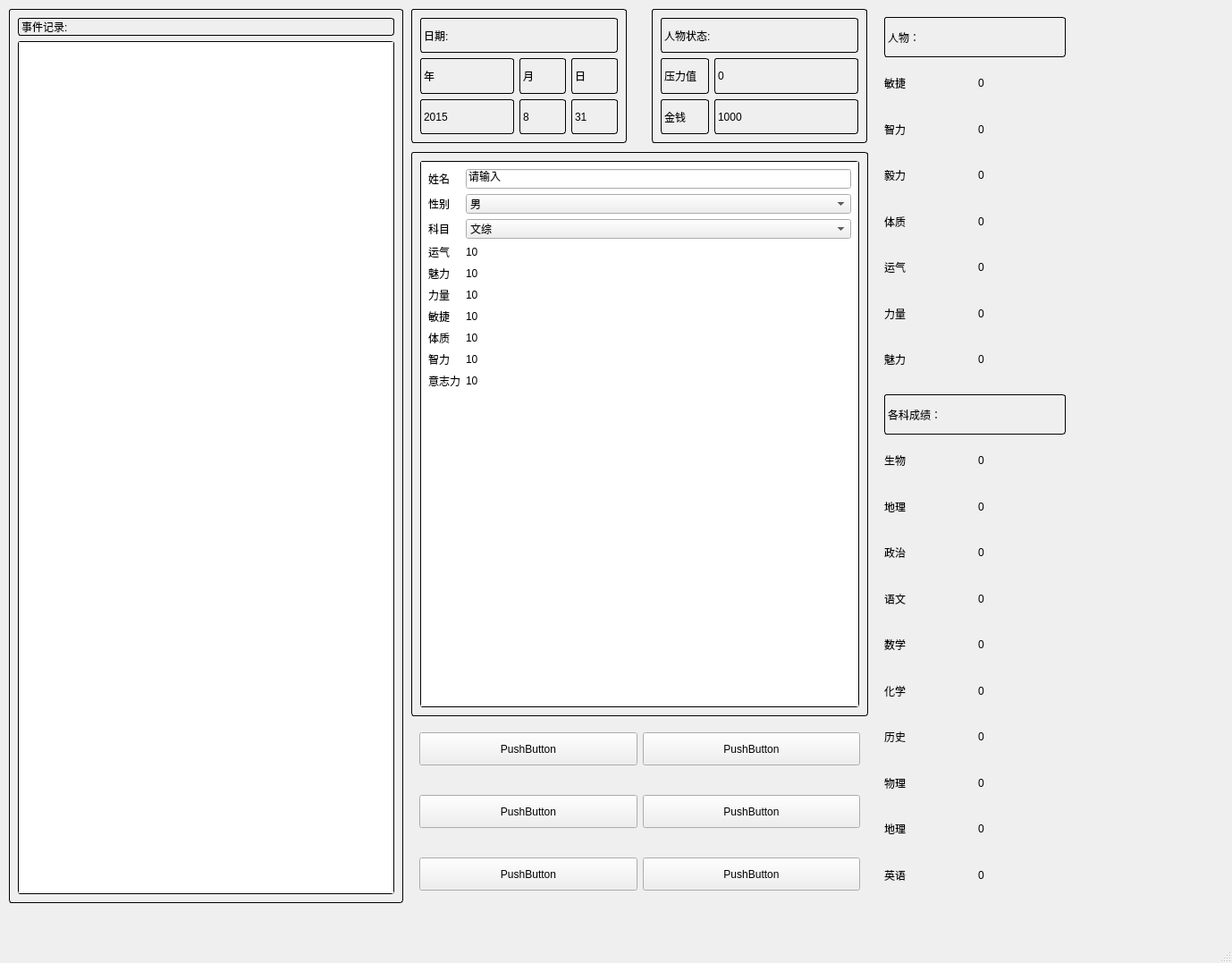
<?xml version="1.0" encoding="UTF-8"?>
<ui version="4.0">
 <class>MainWindow</class>
 <widget class="QMainWindow" name="MainWindow">
  <property name="geometry">
   <rect>
    <x>0</x>
    <y>0</y>
    <width>1378</width>
    <height>1077</height>
   </rect>
  </property>
  <property name="windowTitle">
   <string>MainWindow</string>
  </property>
  <widget class="QWidget" name="centralwidget">
   <widget class="QFrame" name="eventFrame">
    <property name="geometry">
     <rect>
      <x>10</x>
      <y>10</y>
      <width>441</width>
      <height>1000</height>
     </rect>
    </property>
    <property name="styleSheet">
     <string notr="true">font: 12pt &quot;Arial&quot;;
border-width: 1;
border-style: solid;
border-radius: 3;</string>
    </property>
    <layout class="QVBoxLayout" name="verticalLayout">
     <item>
      <widget class="QLabel" name="label_59">
       <property name="sizePolicy">
        <sizepolicy hsizetype="Preferred" vsizetype="Fixed">
         <horstretch>0</horstretch>
         <verstretch>0</verstretch>
        </sizepolicy>
       </property>
       <property name="text">
        <string>事件记录:</string>
       </property>
      </widget>
     </item>
     <item>
      <widget class="QPlainTextEdit" name="pastEventLog"/>
     </item>
    </layout>
   </widget>
   <widget class="QFrame" name="dateFrame">
    <property name="geometry">
     <rect>
      <x>460</x>
      <y>10</y>
      <width>241</width>
      <height>150</height>
     </rect>
    </property>
    <property name="styleSheet">
     <string notr="true">font: 12pt &quot;Arial&quot;;
border-width: 1;
border-style: solid;
border-radius: 3;</string>
    </property>
    <layout class="QGridLayout" name="gridLayout_2">
     <item row="1" column="0">
      <widget class="QLabel" name="label_7">
       <property name="sizePolicy">
        <sizepolicy hsizetype="Preferred" vsizetype="Preferred">
         <horstretch>2</horstretch>
         <verstretch>0</verstretch>
        </sizepolicy>
       </property>
       <property name="text">
        <string>年</string>
       </property>
      </widget>
     </item>
     <item row="1" column="2">
      <widget class="QLabel" name="label_9">
       <property name="sizePolicy">
        <sizepolicy hsizetype="Preferred" vsizetype="Preferred">
         <horstretch>1</horstretch>
         <verstretch>0</verstretch>
        </sizepolicy>
       </property>
       <property name="text">
        <string>日</string>
       </property>
      </widget>
     </item>
     <item row="1" column="1">
      <widget class="QLabel" name="label_8">
       <property name="sizePolicy">
        <sizepolicy hsizetype="Preferred" vsizetype="Preferred">
         <horstretch>1</horstretch>
         <verstretch>0</verstretch>
        </sizepolicy>
       </property>
       <property name="text">
        <string>月</string>
       </property>
      </widget>
     </item>
     <item row="2" column="1">
      <widget class="QLabel" name="display_month">
       <property name="sizePolicy">
        <sizepolicy hsizetype="Preferred" vsizetype="Preferred">
         <horstretch>1</horstretch>
         <verstretch>0</verstretch>
        </sizepolicy>
       </property>
       <property name="text">
        <string>8</string>
       </property>
      </widget>
     </item>
     <item row="2" column="0">
      <widget class="QLabel" name="display_year">
       <property name="sizePolicy">
        <sizepolicy hsizetype="Preferred" vsizetype="Preferred">
         <horstretch>2</horstretch>
         <verstretch>0</verstretch>
        </sizepolicy>
       </property>
       <property name="text">
        <string>2015</string>
       </property>
      </widget>
     </item>
     <item row="2" column="2">
      <widget class="QLabel" name="display_day">
       <property name="sizePolicy">
        <sizepolicy hsizetype="Preferred" vsizetype="Preferred">
         <horstretch>1</horstretch>
         <verstretch>0</verstretch>
        </sizepolicy>
       </property>
       <property name="text">
        <string>31</string>
       </property>
      </widget>
     </item>
     <item row="0" column="0" colspan="3">
      <widget class="QLabel" name="label_6">
       <property name="text">
        <string>日期:</string>
       </property>
      </widget>
     </item>
    </layout>
   </widget>
   <widget class="QFrame" name="player_frame">
    <property name="geometry">
     <rect>
      <x>980</x>
      <y>10</y>
      <width>221</width>
      <height>1000</height>
     </rect>
    </property>
    <property name="styleSheet">
     <string notr="true">font: 12pt &quot;Arial&quot;;
</string>
    </property>
    <layout class="QVBoxLayout" name="verticalLayout_2">
     <item>
      <widget class="QLabel" name="label_27">
       <property name="styleSheet">
        <string notr="true">font: 12pt &quot;Arial&quot;;
border-width: 1;
border-style: solid;
border-radius: 3;</string>
       </property>
       <property name="text">
        <string>人物：</string>
       </property>
      </widget>
     </item>
     <item>
      <layout class="QHBoxLayout" name="horizontalLayout_4">
       <item>
        <widget class="QLabel" name="label_19">
         <property name="text">
          <string>敏捷</string>
         </property>
        </widget>
       </item>
       <item>
        <widget class="QLabel" name="dexterity">
         <property name="text">
          <string>0</string>
         </property>
        </widget>
       </item>
      </layout>
     </item>
     <item>
      <layout class="QHBoxLayout" name="horizontalLayout_6">
       <item>
        <widget class="QLabel" name="label_23">
         <property name="text">
          <string>智力</string>
         </property>
        </widget>
       </item>
       <item>
        <widget class="QLabel" name="intelligence">
         <property name="text">
          <string>0</string>
         </property>
        </widget>
       </item>
      </layout>
     </item>
     <item>
      <layout class="QHBoxLayout" name="horizontalLayout_7">
       <item>
        <widget class="QLabel" name="label_25">
         <property name="text">
          <string>毅力</string>
         </property>
        </widget>
       </item>
       <item>
        <widget class="QLabel" name="willpower">
         <property name="text">
          <string>0</string>
         </property>
        </widget>
       </item>
      </layout>
     </item>
     <item>
      <layout class="QHBoxLayout" name="horizontalLayout_5">
       <item>
        <widget class="QLabel" name="label_21">
         <property name="text">
          <string>体质</string>
         </property>
        </widget>
       </item>
       <item>
        <widget class="QLabel" name="constitution">
         <property name="text">
          <string>0</string>
         </property>
        </widget>
       </item>
      </layout>
     </item>
     <item>
      <layout class="QHBoxLayout" name="horizontalLayout">
       <item>
        <widget class="QLabel" name="label_13">
         <property name="text">
          <string>运气</string>
         </property>
        </widget>
       </item>
       <item>
        <widget class="QLabel" name="luck">
         <property name="text">
          <string>0</string>
         </property>
        </widget>
       </item>
      </layout>
     </item>
     <item>
      <layout class="QHBoxLayout" name="horizontalLayout_3">
       <item>
        <widget class="QLabel" name="label_17">
         <property name="text">
          <string>力量</string>
         </property>
        </widget>
       </item>
       <item>
        <widget class="QLabel" name="strength">
         <property name="text">
          <string>0</string>
         </property>
        </widget>
       </item>
      </layout>
     </item>
     <item>
      <layout class="QHBoxLayout" name="horizontalLayout_2">
       <item>
        <widget class="QLabel" name="label_15">
         <property name="text">
          <string>魅力</string>
         </property>
        </widget>
       </item>
       <item>
        <widget class="QLabel" name="charm">
         <property name="text">
          <string>0</string>
         </property>
        </widget>
       </item>
      </layout>
     </item>
     <item>
      <spacer name="verticalSpacer">
       <property name="orientation">
        <enum>Qt::Vertical</enum>
       </property>
       <property name="sizeType">
        <enum>QSizePolicy::Fixed</enum>
       </property>
       <property name="sizeHint" stdset="0">
        <size>
         <width>20</width>
         <height>10</height>
        </size>
       </property>
      </spacer>
     </item>
     <item>
      <widget class="QLabel" name="label_48">
       <property name="styleSheet">
        <string notr="true">font: 12pt &quot;Arial&quot;;
border-width: 1;
border-style: solid;
border-radius: 3;</string>
       </property>
       <property name="text">
        <string>各科成绩：</string>
       </property>
      </widget>
     </item>
     <item>
      <layout class="QHBoxLayout" name="horizontalLayout_17">
       <item>
        <widget class="QLabel" name="label_46">
         <property name="text">
          <string>生物</string>
         </property>
        </widget>
       </item>
       <item>
        <widget class="QLabel" name="biology">
         <property name="text">
          <string>0</string>
         </property>
        </widget>
       </item>
      </layout>
     </item>
     <item>
      <layout class="QHBoxLayout" name="horizontalLayout_13">
       <item>
        <widget class="QLabel" name="label_38">
         <property name="text">
          <string>地理</string>
         </property>
        </widget>
       </item>
       <item>
        <widget class="QLabel" name="geography">
         <property name="text">
          <string>0</string>
         </property>
        </widget>
       </item>
      </layout>
     </item>
     <item>
      <layout class="QHBoxLayout" name="horizontalLayout_11">
       <item>
        <widget class="QLabel" name="label_34">
         <property name="text">
          <string>政治</string>
         </property>
        </widget>
       </item>
       <item>
        <widget class="QLabel" name="political">
         <property name="text">
          <string>0</string>
         </property>
        </widget>
       </item>
      </layout>
     </item>
     <item>
      <layout class="QHBoxLayout" name="horizontalLayout_8">
       <item>
        <widget class="QLabel" name="label_28">
         <property name="text">
          <string>语文</string>
         </property>
        </widget>
       </item>
       <item>
        <widget class="QLabel" name="chinese">
         <property name="text">
          <string>0</string>
         </property>
        </widget>
       </item>
      </layout>
     </item>
     <item>
      <layout class="QHBoxLayout" name="horizontalLayout_9">
       <item>
        <widget class="QLabel" name="label_30">
         <property name="text">
          <string>数学</string>
         </property>
        </widget>
       </item>
       <item>
        <widget class="QLabel" name="math">
         <property name="text">
          <string>0</string>
         </property>
        </widget>
       </item>
      </layout>
     </item>
     <item>
      <layout class="QHBoxLayout" name="horizontalLayout_16">
       <item>
        <widget class="QLabel" name="label_44">
         <property name="text">
          <string>化学</string>
         </property>
        </widget>
       </item>
       <item>
        <widget class="QLabel" name="chemistry">
         <property name="text">
          <string>0</string>
         </property>
        </widget>
       </item>
      </layout>
     </item>
     <item>
      <layout class="QHBoxLayout" name="horizontalLayout_12">
       <item>
        <widget class="QLabel" name="label_36">
         <property name="text">
          <string>历史</string>
         </property>
        </widget>
       </item>
       <item>
        <widget class="QLabel" name="history">
         <property name="text">
          <string>0</string>
         </property>
        </widget>
       </item>
      </layout>
     </item>
     <item>
      <layout class="QHBoxLayout" name="horizontalLayout_15">
       <item>
        <widget class="QLabel" name="label_42">
         <property name="text">
          <string>物理</string>
         </property>
        </widget>
       </item>
       <item>
        <widget class="QLabel" name="physics">
         <property name="text">
          <string>0</string>
         </property>
        </widget>
       </item>
      </layout>
     </item>
     <item>
      <layout class="QHBoxLayout" name="horizontalLayout_14">
       <item>
        <widget class="QLabel" name="label_40">
         <property name="text">
          <string>地理</string>
         </property>
        </widget>
       </item>
       <item>
        <widget class="QLabel" name="label_41">
         <property name="text">
          <string>0</string>
         </property>
        </widget>
       </item>
      </layout>
     </item>
     <item>
      <layout class="QHBoxLayout" name="horizontalLayout_10">
       <item>
        <widget class="QLabel" name="label_32">
         <property name="text">
          <string>英语</string>
         </property>
        </widget>
       </item>
       <item>
        <widget class="QLabel" name="english">
         <property name="text">
          <string>0</string>
         </property>
        </widget>
       </item>
      </layout>
     </item>
    </layout>
   </widget>
   <widget class="QFrame" name="storyFrame">
    <property name="geometry">
     <rect>
      <x>460</x>
      <y>170</y>
      <width>511</width>
      <height>631</height>
     </rect>
    </property>
    <property name="styleSheet">
     <string notr="true">font: 12pt &quot;Arial&quot;;
border-width: 1;
border-style: solid;
border-radius: 3;</string>
    </property>
    <layout class="QVBoxLayout" name="verticalLayout_3">
     <item>
      <widget class="QPlainTextEdit" name="storyBox"/>
     </item>
    </layout>
   </widget>
   <widget class="QFrame" name="statusFrame">
    <property name="geometry">
     <rect>
      <x>729</x>
      <y>10</y>
      <width>241</width>
      <height>150</height>
     </rect>
    </property>
    <property name="styleSheet">
     <string notr="true">font: 12pt &quot;Arial&quot;;
border-width: 1;
border-style: solid;
border-radius: 3;</string>
    </property>
    <layout class="QGridLayout" name="gridLayout">
     <item row="2" column="0">
      <widget class="QLabel" name="label_4">
       <property name="sizePolicy">
        <sizepolicy hsizetype="Preferred" vsizetype="Preferred">
         <horstretch>1</horstretch>
         <verstretch>0</verstretch>
        </sizepolicy>
       </property>
       <property name="text">
        <string>金钱</string>
       </property>
      </widget>
     </item>
     <item row="1" column="1">
      <widget class="QLabel" name="pressure_level">
       <property name="sizePolicy">
        <sizepolicy hsizetype="Preferred" vsizetype="Preferred">
         <horstretch>3</horstretch>
         <verstretch>0</verstretch>
        </sizepolicy>
       </property>
       <property name="text">
        <string>0</string>
       </property>
      </widget>
     </item>
     <item row="1" column="0">
      <widget class="QLabel" name="label_2">
       <property name="sizePolicy">
        <sizepolicy hsizetype="Preferred" vsizetype="Preferred">
         <horstretch>1</horstretch>
         <verstretch>0</verstretch>
        </sizepolicy>
       </property>
       <property name="text">
        <string>压力值</string>
       </property>
      </widget>
     </item>
     <item row="2" column="1">
      <widget class="QLabel" name="money">
       <property name="sizePolicy">
        <sizepolicy hsizetype="Preferred" vsizetype="Preferred">
         <horstretch>3</horstretch>
         <verstretch>0</verstretch>
        </sizepolicy>
       </property>
       <property name="text">
        <string>1000</string>
       </property>
      </widget>
     </item>
     <item row="0" column="0" colspan="2">
      <widget class="QLabel" name="label">
       <property name="text">
        <string>人物状态:</string>
       </property>
      </widget>
     </item>
    </layout>
   </widget>
   <widget class="QFrame" name="createPlayerFrame">
    <property name="geometry">
     <rect>
      <x>470</x>
      <y>180</y>
      <width>491</width>
      <height>611</height>
     </rect>
    </property>
    <property name="styleSheet">
     <string notr="true">font: 14pt &quot;Arial&quot;;</string>
    </property>
    <layout class="QFormLayout" name="formLayout">
     <item row="0" column="0">
      <widget class="QLabel" name="label_3">
       <property name="text">
        <string>姓名</string>
       </property>
      </widget>
     </item>
     <item row="0" column="1">
      <widget class="QLineEdit" name="name">
       <property name="text">
        <string>请输入</string>
       </property>
      </widget>
     </item>
     <item row="1" column="0">
      <widget class="QLabel" name="label_5">
       <property name="text">
        <string>性别</string>
       </property>
      </widget>
     </item>
     <item row="1" column="1">
      <widget class="QComboBox" name="gender">
       <item>
        <property name="text">
         <string>男</string>
        </property>
       </item>
       <item>
        <property name="text">
         <string>女</string>
        </property>
       </item>
      </widget>
     </item>
     <item row="2" column="0">
      <widget class="QLabel" name="label_10">
       <property name="text">
        <string>科目</string>
       </property>
      </widget>
     </item>
     <item row="2" column="1">
      <widget class="QComboBox" name="subject_type">
       <item>
        <property name="text">
         <string>文综</string>
        </property>
       </item>
       <item>
        <property name="text">
         <string>理综</string>
        </property>
       </item>
      </widget>
     </item>
     <item row="3" column="0">
      <widget class="QLabel" name="label_11">
       <property name="text">
        <string>运气</string>
       </property>
      </widget>
     </item>
     <item row="3" column="1">
      <widget class="QLabel" name="luck_2">
       <property name="text">
        <string>10</string>
       </property>
      </widget>
     </item>
     <item row="4" column="0">
      <widget class="QLabel" name="label_12">
       <property name="text">
        <string>魅力</string>
       </property>
      </widget>
     </item>
     <item row="4" column="1">
      <widget class="QLabel" name="Charm">
       <property name="text">
        <string>10</string>
       </property>
      </widget>
     </item>
     <item row="5" column="0">
      <widget class="QLabel" name="label_14">
       <property name="text">
        <string>力量</string>
       </property>
      </widget>
     </item>
     <item row="5" column="1">
      <widget class="QLabel" name="strength_2">
       <property name="text">
        <string>10</string>
       </property>
      </widget>
     </item>
     <item row="6" column="0">
      <widget class="QLabel" name="label_16">
       <property name="text">
        <string>敏捷</string>
       </property>
      </widget>
     </item>
     <item row="6" column="1">
      <widget class="QLabel" name="dexterity_2">
       <property name="text">
        <string>10</string>
       </property>
      </widget>
     </item>
     <item row="7" column="0">
      <widget class="QLabel" name="label_18">
       <property name="text">
        <string>体质</string>
       </property>
      </widget>
     </item>
     <item row="7" column="1">
      <widget class="QLabel" name="constitution_2">
       <property name="text">
        <string>10</string>
       </property>
      </widget>
     </item>
     <item row="8" column="0">
      <widget class="QLabel" name="label_20">
       <property name="text">
        <string>智力</string>
       </property>
      </widget>
     </item>
     <item row="8" column="1">
      <widget class="QLabel" name="intelligence_2">
       <property name="text">
        <string>10</string>
       </property>
      </widget>
     </item>
     <item row="9" column="0">
      <widget class="QLabel" name="label_22">
       <property name="text">
        <string>意志力</string>
       </property>
      </widget>
     </item>
     <item row="9" column="1">
      <widget class="QLabel" name="label_24">
       <property name="text">
        <string>10</string>
       </property>
      </widget>
     </item>
    </layout>
   </widget>
   <widget class="QFrame" name="button_Level_two">
    <property name="geometry">
     <rect>
      <x>460</x>
      <y>880</y>
      <width>511</width>
      <height>55</height>
     </rect>
    </property>
    <layout class="QHBoxLayout" name="horizontalLayout_20">
     <item>
      <widget class="QPushButton" name="pushButton_3">
       <property name="sizePolicy">
        <sizepolicy hsizetype="Expanding" vsizetype="Expanding">
         <horstretch>0</horstretch>
         <verstretch>0</verstretch>
        </sizepolicy>
       </property>
       <property name="text">
        <string>PushButton</string>
       </property>
      </widget>
     </item>
     <item>
      <widget class="QPushButton" name="pushButton_4">
       <property name="sizePolicy">
        <sizepolicy hsizetype="Expanding" vsizetype="Expanding">
         <horstretch>0</horstretch>
         <verstretch>0</verstretch>
        </sizepolicy>
       </property>
       <property name="text">
        <string>PushButton</string>
       </property>
      </widget>
     </item>
    </layout>
   </widget>
   <widget class="QFrame" name="button_level_three">
    <property name="geometry">
     <rect>
      <x>460</x>
      <y>950</y>
      <width>511</width>
      <height>55</height>
     </rect>
    </property>
    <layout class="QHBoxLayout" name="horizontalLayout_21">
     <item>
      <widget class="QPushButton" name="pushButton_5">
       <property name="sizePolicy">
        <sizepolicy hsizetype="Expanding" vsizetype="Expanding">
         <horstretch>0</horstretch>
         <verstretch>0</verstretch>
        </sizepolicy>
       </property>
       <property name="text">
        <string>PushButton</string>
       </property>
      </widget>
     </item>
     <item>
      <widget class="QPushButton" name="pushButton_6">
       <property name="sizePolicy">
        <sizepolicy hsizetype="Expanding" vsizetype="Expanding">
         <horstretch>0</horstretch>
         <verstretch>0</verstretch>
        </sizepolicy>
       </property>
       <property name="text">
        <string>PushButton</string>
       </property>
      </widget>
     </item>
    </layout>
   </widget>
   <widget class="QFrame" name="button_level_one">
    <property name="geometry">
     <rect>
      <x>460</x>
      <y>810</y>
      <width>511</width>
      <height>55</height>
     </rect>
    </property>
    <property name="sizePolicy">
     <sizepolicy hsizetype="Expanding" vsizetype="Expanding">
      <horstretch>0</horstretch>
      <verstretch>0</verstretch>
     </sizepolicy>
    </property>
    <layout class="QHBoxLayout" name="horizontalLayout_22">
     <item>
      <widget class="QPushButton" name="pushButton_7">
       <property name="sizePolicy">
        <sizepolicy hsizetype="Expanding" vsizetype="Expanding">
         <horstretch>0</horstretch>
         <verstretch>0</verstretch>
        </sizepolicy>
       </property>
       <property name="text">
        <string>PushButton</string>
       </property>
      </widget>
     </item>
     <item>
      <widget class="QPushButton" name="pushButton_8">
       <property name="sizePolicy">
        <sizepolicy hsizetype="Expanding" vsizetype="Expanding">
         <horstretch>0</horstretch>
         <verstretch>0</verstretch>
        </sizepolicy>
       </property>
       <property name="text">
        <string>PushButton</string>
       </property>
      </widget>
     </item>
    </layout>
   </widget>
  </widget>
  <widget class="QMenuBar" name="menubar">
   <property name="geometry">
    <rect>
     <x>0</x>
     <y>0</y>
     <width>1378</width>
     <height>20</height>
    </rect>
   </property>
  </widget>
  <widget class="QStatusBar" name="statusbar"/>
 </widget>
 <resources/>
 <connections/>
</ui>
